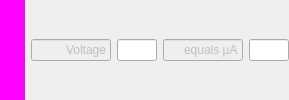
                <widget class="QWidget" name="grpSelection1" native="true">
                 <layout class="QHBoxLayout" name="horizontalLayout_19">
                  <property name="leftMargin">
                   <number>0</number>
                  </property>
                  <property name="topMargin">
                   <number>0</number>
                  </property>
                  <property name="rightMargin">
                   <number>0</number>
                  </property>
                  <property name="bottomMargin">
                   <number>0</number>
                  </property>
                  <item>
                   <widget class="QWidget" name="widget_6" native="true">
                    <property name="sizePolicy">
                     <sizepolicy hsizetype="Minimum" vsizetype="Preferred">
                      <horstretch>0</horstretch>
                      <verstretch>0</verstretch>
                     </sizepolicy>
                    </property>
                    <property name="minimumSize">
                     <size>
                      <width>25</width>
                      <height>0</height>
                     </size>
                    </property>
                    <property name="autoFillBackground">
                     <bool>false</bool>
                    </property>
                    <property name="styleSheet">
                     <string notr="true"> background: rgb(255, 0, 255)</string>
                    </property>
                   </widget>
                  </item>
                  <item>
                   <widget class="QLineEdit" name="yMinLineEdit_6">
                    <property name="enabled">
                     <bool>false</bool>
                    </property>
                    <property name="minimumSize">
                     <size>
                      <width>80</width>
                      <height>0</height>
                     </size>
                    </property>
                    <property name="maximumSize">
                     <size>
                      <width>80</width>
                      <height>16777215</height>
                     </size>
                    </property>
                    <property name="text">
                     <string notr="true">Voltage</string>
                    </property>
                    <property name="alignment">
                     <set>Qt::AlignRight|Qt::AlignTrailing|Qt::AlignVCenter</set>
                    </property>
                   </widget>
                  </item>
                  <item>
                   <widget class="QLineEdit" name="voltageY0v">
                    <property name="minimumSize">
                     <size>
                      <width>40</width>
                      <height>0</height>
                     </size>
                    </property>
                    <property name="maximumSize">
                     <size>
                      <width>40</width>
                      <height>16777215</height>
                     </size>
                    </property>
                    <property name="text">
                     <string notr="true"/>
                    </property>
                    <property name="maxLength">
                     <number>80</number>
                    </property>
                    <property name="alignment">
                     <set>Qt::AlignRight|Qt::AlignTrailing|Qt::AlignVCenter</set>
                    </property>
                    <property name="readOnly">
                     <bool>false</bool>
                    </property>
                    <property name="editable" stdset="0">
                     <bool>true</bool>
                    </property>
                   </widget>
                  </item>
                  <item>
                   <widget class="QLineEdit" name="yMaxLineEdit_6">
                    <property name="enabled">
                     <bool>false</bool>
                    </property>
                    <property name="minimumSize">
                     <size>
                      <width>80</width>
                      <height>0</height>
                     </size>
                    </property>
                    <property name="maximumSize">
                     <size>
                      <width>80</width>
                      <height>16777215</height>
                     </size>
                    </property>
                    <property name="text">
                     <string notr="true">equals µA</string>
                    </property>
                    <property name="alignment">
                     <set>Qt::AlignRight|Qt::AlignTrailing|Qt::AlignVCenter</set>
                    </property>
                   </widget>
                  </item>
                  <item>
                   <widget class="QLineEdit" name="currentY0ma">
                    <property name="enabled">
                     <bool>true</bool>
                    </property>
                    <property name="minimumSize">
                     <size>
                      <width>40</width>
                      <height>0</height>
                     </size>
                    </property>
                    <property name="maximumSize">
                     <size>
                      <width>40</width>
                      <height>16777215</height>
                     </size>
                    </property>
                    <property name="text">
                     <string notr="true"/>
                    </property>
                    <property name="alignment">
                     <set>Qt::AlignRight|Qt::AlignTrailing|Qt::AlignVCenter</set>
                    </property>
                    <property name="readOnly">
                     <bool>true</bool>
                    </property>
                    <property name="editable" stdset="0">
                     <bool>false</bool>
                    </property>
                   </widget>
                  </item>
                 </layout>
                </widget>
